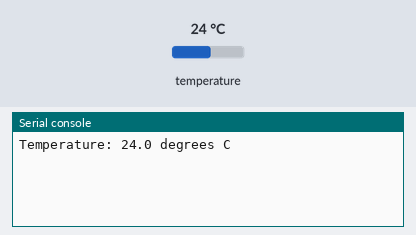
Recording of a program running on a simulated CircuitPython board. On the bench: the last lines printed to the serial console. The inputs (shaded band) are chosen by the test bench; at power-on: temperature 24 °C.

Above: at 1.2 s.
1.3 s: temperature set to 12 °C
At 3.7 s:
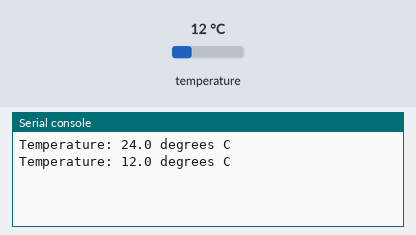
5.2 s: temperature set to 19 °C
At 7.2 s:
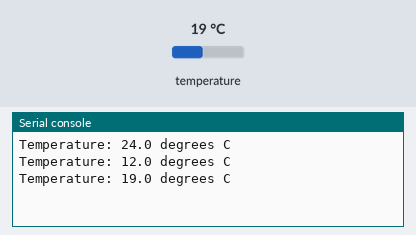
Timing chart, 0 to 8.7 s (numbered marks = the images above; inputs shaded):
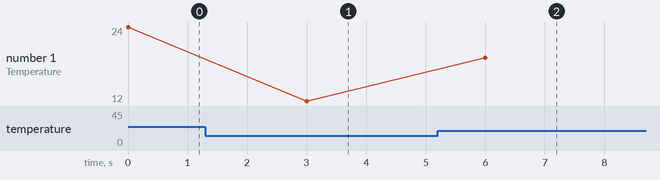

Measured:
- after the input at 1.3 s, the serial console: prints a new line after 1.7 s (image 1)
- after the input at 5.2 s, the serial console: prints a new line after 0.80 s (image 2)
- plotted number 1: 24 → 12 after the input at 1.3 s, 12 → 19 after the input at 5.2 s

The program:

testing_temperature_mcp9808_rpi_os.py
```python
from time import sleep
import board
import busio
import adafruit_mcp9808
i2c = busio.I2C(board.SCL, board.SDA)
mcp = adafruit_mcp9808.MCP9808(i2c)

while True:
    print('Temperature: {} degrees C'.format(mcp.temperature))
    sleep(3)
```
